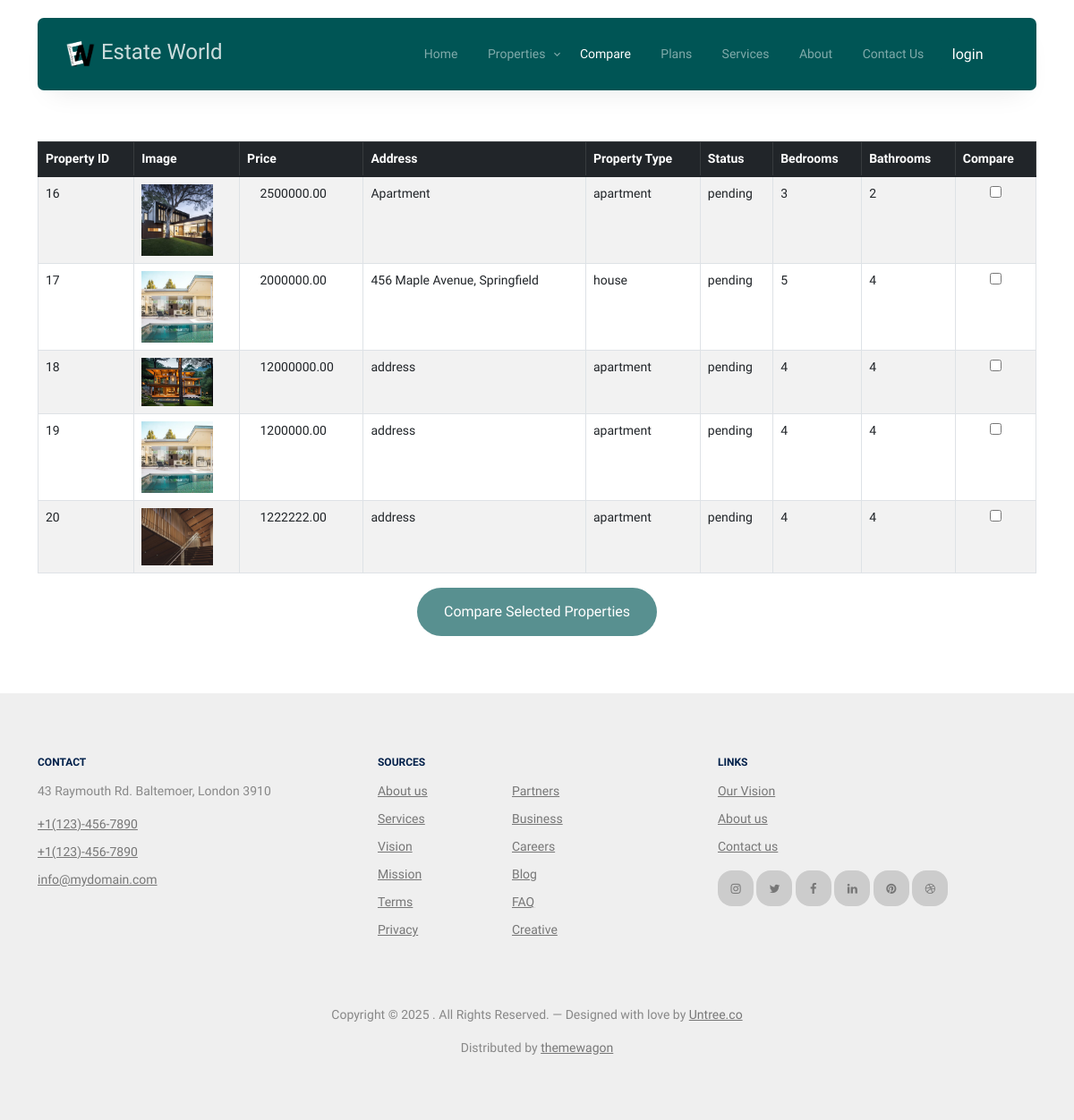
The page /user-panel/main-php/compare.php on the database as committed earlier.
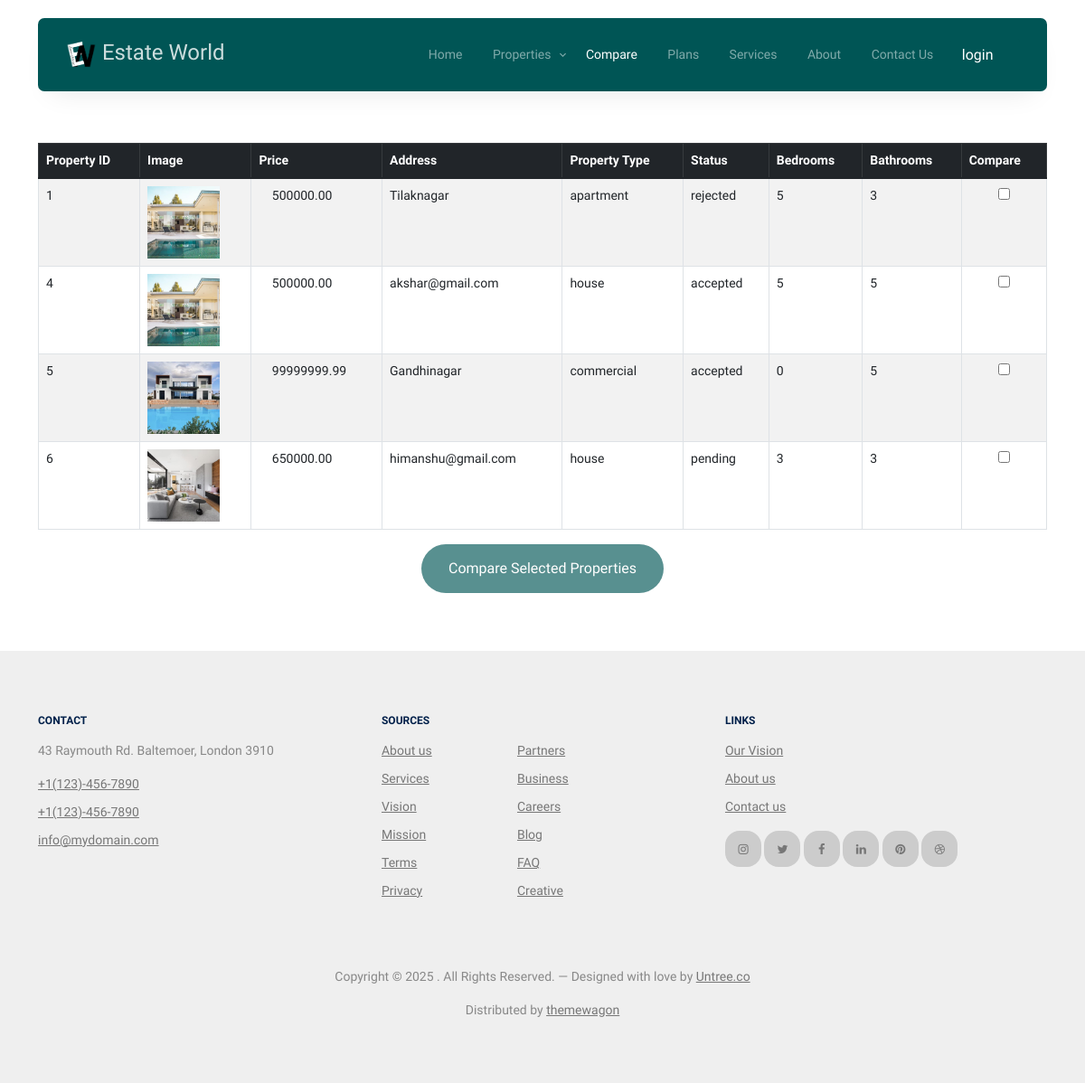
The same page on the database as committed later.
### tables this page shows
CREATE TABLE `tbl_property_listing` (
  `p_id` int(11) NOT NULL,
  `c_id` int(11) DEFAULT NULL,
  `listingFor` varchar(20) NOT NULL,
  `propertyType` varchar(20) NOT NULL,
  `address` varchar(255) NOT NULL,
  `size` int(11) NOT NULL,
  `bedrooms` int(11) NOT NULL,
  `bathrooms` int(11) NOT NULL,
  `yearBuilt` int(11) NOT NULL,
  `furnishing` varchar(20) NOT NULL,
  `availableFrom` date NOT NULL,
  `price` decimal(10,2) NOT NULL,
  `additionalCosts` varchar(255) DEFAULT NULL,
  `interiorFeatures` text DEFAULT NULL,
  `exteriorFeatures` text DEFAULT NULL,
  `specialFeatures` text DEFAULT NULL,
  `nearbyAmenities` text DEFAULT NULL,
  `accessibility` text DEFAULT NULL,
  `description` text NOT NULL,
  `contactName` varchar(255) NOT NULL,
  `contactNumber` varchar(20) NOT NULL,
  `contactEmail` varchar(255) NOT NULL,
  `req_status` varchar(20) DEFAULT 'pending',
  `createdAt` timestamp NOT NULL DEFAULT current_timestamp(),
  `updatedAt` timestamp NOT NULL DEFAULT current_timestamp() ON UPDATE current_timestamp()
);

CREATE TABLE `tbl_property_images` (
  `img_id` int(11) NOT NULL,
  `property_id` int(11) NOT NULL,
  `image_name` varchar(255) NOT NULL
);

### globalvar/globalvariable.php (called while the page is built, shortened)
<?php
$commonToPan = "../../common/";
$upanToUploads = "../../uploads/";
$propImagesToUpan = $upanToUploads . "property_images/";

### function/function.php (called while the page is built, shortened)
<?php
function fetchData($conn, $tableName, $columns = '*', $where = '', $values = [])
{
    $sql = "SELECT $columns FROM $tableName";
    if ($where != '') {
        $sql .= " WHERE $where";
    }
    $stmt = $conn->prepare($sql);
    if (!empty($values)) {
        $types = '';
        foreach ($values as $value) {
            if (is_int($value)) {
                $types .= 'i';
            } elseif (is_float($value)) {
                $types .= 'd';
            } elseif (is_string($value)) {
                $types .= 's';
            } else {
                $types .= 'b';
            }
        }
        $stmt->bind_param($types, ...$values);
    }
    if ($stmt->execute()) {
        $result = $stmt->get_result();
        $data = [];
        while ($row = $result->fetch_assoc()) {
            $data[] = $row;
        }
    } else {
        die("Execute failed: " . $stmt->error);
    }
    return $data;
}
?>

### user-panel/main-php/compare.php (the view, shortened to what this page needs)
<?php include '../../globalvar/globalvariable.php'; ?>
<?php include $connToPan . 'config.php'; ?>
<?php include $mphpToInc . 'header.php'; ?>
<?php include $funToPan . 'function.php'; ?>
<?php include $mphpToInc . 'navbar.php'; ?>
<div class="section" id="list">
    <div class="container">
        <?php
        $data = fetchData($conn, 'tbl_property_listing', '*');
        if (count($data) > 0) {
            ?>
            <div class="row mb-5 align-items-center">
                <div class="col-lg-6 text-center mx-auto">
                    <h2 class="font-weight-bold text-primary heading">All Properties</h2>
                </div>
            </div>
            <div class="row">
                <div class="col-12">
                    <form id="compareForm">
                        <table class="table table-bordered table-striped">
                            <thead class="table-dark">
                                <tr>
                                    <th>Property ID</th>
                                    <th>Image</th>
                                    <th>Price</th>
                                    <th>Address</th>
                                    <th>Property Type</th>
                                    <th>Status</th>
                                    <th>Bedrooms</th>
                                    <th>Bathrooms</th>
                                    <th>Compare</th>
                                </tr>
                            </thead>
                            <tbody>
                                <?php
                                foreach ($data as $row) {
                                    $p_id = $row['p_id'];
                                    $where2 = 'property_id = ?';
                                    $values2 = [$p_id];
                                    $data2 = fetchData($conn, 'tbl_property_images', '*', $where2, $values2);
                                    $propertyImage = "";
                                    foreach ($data2 as $row2) {
                                        $propertyImage = $propImagesToUpan . $row2['image_name'];
                                        break;
                                    }
                                    ?>
                                    <tr>
                                        <td><?php echo $p_id; ?></td>
                                        <td>
                                            <img src="<?php echo $propertyImage; ?>" alt="Property Image" width="80"
                                                class="img-fluid">
                                        </td>
                                        <td><i class="fa-solid fa-indian-rupee-sign"></i> <?php echo $row['price']; ?></td>
                                        <td><?php echo $row['address']; ?></td>
                                        <td><?php echo $row['propertyType']; ?></td>
                                        <td><?php echo $row['req_status']; ?></td>
                                        <td><?php echo $row['bedrooms']; ?></td>
                                        <td><?php echo $row['bathrooms']; ?></td>
                                        <td class="text-center">
                                            <input type="checkbox" class="compare-checkbox" value="<?php echo $p_id; ?>"
                                                onclick="limitSelection()">
                                        </td>
                                    </tr>
                                    <?php
                                }
                                ?>
                            </tbody>
                        </table>
                        <div class="text-center mt-3">
                            <button type="button" id="compareBtn" class="btn btn-primary" disabled>Compare Selected
                                Properties</button>
                        </div>
                    </form>
                </div>
            </div>
        <?php } ?>
    </div>
</div>
<?php include $mphpToInc . 'footer.php'; ?>
<?php include $mphpToInc . 'endlinks.php'; ?>

### user-panel/includes/header.php (shortened to what this page needs)
<!DOCTYPE html>
<html lang="en">
<head>
  <link rel="stylesheet" href="../fonts/icomoon/style.css" />
  <link rel="stylesheet" href="../fonts/flaticon/font/flaticon.css" />
  <link rel="stylesheet" href="../css/tiny-slider.css" />
  <link rel="stylesheet" href="../css/aos.css" />
  <link rel="stylesheet" href="../css/style.css" />
  <link rel="stylesheet" href="<?php echo $commonToPan; ?>style.css">
  <link rel="stylesheet" href="../css/myCss.css">
  <link rel="stylesheet" href="https://cdn.jsdelivr.net/npm/sweetalert2@11/dist/sweetalert2.min.css">
</head>
<body>

### user-panel/includes/navbar.php (shortened to what this page needs)
<?php
$current_file = basename($_SERVER['PHP_SELF']);
?>
<nav class="site-nav">
  <div class="container">
    <div class="menu-bg-wrap">
      <div class="site-navigation">
        <a href="index.php" class="logo m-0 float-start"><img src="../images/E2.png" alt="" height="35" width="35">
          Estate World</a>
        <ul class="js-clone-nav d-none d-lg-inline-block text-start site-menu float-end">
          <li class="<?php echo ($current_file == 'index.php') ? 'active' : ''; ?>"><a href="index.php">Home</a></li>
          <li class="has-children <?php echo ($current_file == 'properties.php') ? 'active' : ''; ?>">
          <li class="has-children <?php if ($current_file == 'properties.php') {
            echo "active";
          } elseif ($current_file == 'list_property.php') {
            echo "active";
          } elseif ($current_file == 'search_property.php') {
            echo "active";
          }
          ?>">
            <a href="properties.php">Properties</a>
          </li>
          <li class="<?php echo ($current_file == 'compare.php') ? 'active' : ''; ?>"><a href="compare.php">Compare</a>
          </li>
          <li class="<?php echo ($current_file == 'plans.php') ? 'active' : ''; ?>"><a href="plans.php#plans">Plans</a>
          </li>
          <li class="<?php echo ($current_file == 'services.php') ? 'active' : ''; ?>"><a
              href="services.php">Services</a></li>
          <li class="<?php echo ($current_file == 'about.php') ? 'active' : ''; ?>"><a href="about.php">About</a></li>
          <li class="<?php echo ($current_file == 'contact.php') ? 'active' : ''; ?>"><a href="contact.php">Contact
              Us</a></li>
          <li>
            <?php
            if (isset($_SESSION['email'])) {
              ?>
              <button type="button" class="myBtn myBtn-primary myBtn-spehov" data-bs-toggle="modal"
                data-bs-target="#logout">
                logout <i class="fa-solid fa-right-from-bracket text-white bg-outline-white ml-3"></i>
              </button>
              <?php
            } else {
              ?>
              <button type="button" class="myBtn myBtn-primary myBtn-spehov" data-bs-toggle="modal"
                data-bs-target="#login">
                login <i class="fa-solid fa-right-to-bracket text-white bg-outline-white ml-2"></i>
              </button>
            <?php } ?>
          </li>
        </ul>
      </div>
    </div>
  </div>
</nav>

### user-panel/includes/footer.php (shortened to what this page needs)
<div class="site-footer">
      <div class="container">
        <div class="row">
          <div class="col-lg-4">
            <div class="widget">
              <h3>Contact</h3>
              <address>43 Raymouth Rd. Baltemoer, London 3910</address>
              <ul class="list-unstyled links">
                <li><a href="tel://11234567890">+1(123)-456-7890</a></li>
                <li><a href="tel://11234567890">+1(123)-456-7890</a></li>
                <li>
                  <a href="mailto:info@mydomain.com">info@mydomain.com</a>
                </li>
              </ul>
            </div>
          </div>
          <div class="col-lg-4">
            <div class="widget">
              <h3>Sources</h3>
              <ul class="list-unstyled float-start links">
                <li><a href="#">About us</a></li>
                <li><a href="#">Services</a></li>
                <li><a href="#">Vision</a></li>
                <li><a href="#">Mission</a></li>
                <li><a href="#">Terms</a></li>
                <li><a href="#">Privacy</a></li>
              </ul>
              <ul class="list-unstyled float-start links">
                <li><a href="#">Partners</a></li>
                <li><a href="#">Business</a></li>
                <li><a href="#">Careers</a></li>
                <li><a href="#">Blog</a></li>
                <li><a href="#">FAQ</a></li>
                <li><a href="#">Creative</a></li>
              </ul>
            </div>
          </div>
          <div class="col-lg-4">
            <div class="widget">
              <h3>Links</h3>
              <ul class="list-unstyled links">
                <li><a href="#">Our Vision</a></li>
                <li><a href="#">About us</a></li>
                <li><a href="#">Contact us</a></li>
              </ul>
              <ul class="list-unstyled social">
                <li>
                  <a href="#"><span class="icon-instagram"></span></a>
                </li>
                <li>
                  <a href="#"><span class="icon-twitter"></span></a>
                </li>
                <li>
                  <a href="#"><span class="icon-facebook"></span></a>
                </li>
                <li>
                  <a href="#"><span class="icon-linkedin"></span></a>
                </li>
                <li>
                  <a href="#"><span class="icon-pinterest"></span></a>
                </li>
                <li>
                  <a href="#"><span class="icon-dribbble"></span></a>
                </li>
              </ul>
            </div>
          </div>
        </div>
        <div class="row mt-5">
          <div class="col-12 text-center">
            <p>
              Copyright &copy;
              . All Rights Reserved. &mdash; Designed with love by
              <a href="https://untree.co">Untree.co</a>
            </p>
            <div>
              Distributed by
              <a href="https://themewagon.com/" target="_blank">themewagon</a>
            </div>
          </div>
        </div>
      </div>
    </div>

### user-panel/includes/endlinks.php (shortened to what this page needs)
</body>
</html>

### common/style.css (style rules this page uses)
.d-none { display: none; }

### user-panel/css/myCss.css (style rules this page uses)
.myBtn { display: inline-block; font-weight: 400; color: #212529; text-align: center; vertical-align: middle; cursor: pointer; color: #fff; border: 1px solid transparent; padding: 0.375rem 0.75rem; font-size: 1rem; line-height: 1.5; border-radius: 0.25rem; transition: color 0.15s ease-in-out, background-color 0.15s ease-in-out, border-color 0.15s ease-in-out, box-shadow 0.15s ease-in-out; }
.myBtn-primary { color: #fff; background-color: #005555; border-color: #005555; }
.myBtn-spehov { transition: 0.4s ease-in-out; }

Rows that differ between the two databases and show on the page:
removed tbl_property_listing: p_id "16", tbl_property_images.image_name (picture), price "2500000.00", address "Apartment", propertyType "apartment", req_status "pending", bedrooms "3", bathrooms "2"
removed tbl_property_listing: p_id "17", tbl_property_images.image_name (picture), price "2000000.00", address "456 Maple Avenue, Springfield", propertyType "house", req_status "pending", bedrooms "5", bathrooms "4"
removed tbl_property_listing: p_id "18", tbl_property_images.image_name (picture), price "12000000.00", address "address", propertyType "apartment", req_status "pending", bedrooms "4", bathrooms "4"
removed tbl_property_listing: p_id "19", tbl_property_images.image_name (picture), price "1200000.00", address "address", propertyType "apartment", req_status "pending", bedrooms "4", bathrooms "4"
removed tbl_property_listing: p_id "20", tbl_property_images.image_name (picture), price "1222222.00", address "address", propertyType "apartment", req_status "pending", bedrooms "4", bathrooms "4"
added tbl_property_listing: p_id "1", tbl_property_images.image_name (picture), price "500000.00", address "Tilaknagar", propertyType "apartment", req_status "rejected", bedrooms "5", bathrooms "3"
added tbl_property_listing: p_id "4", tbl_property_images.image_name (picture), price "500000.00", address "akshar@gmail.com", propertyType "house", req_status "accepted", bedrooms "5", bathrooms "5"
added tbl_property_listing: p_id "5", tbl_property_images.image_name (picture), price "99999999.99", address "Gandhinagar", propertyType "commercial", req_status "accepted", bedrooms "0", bathrooms "5"
added tbl_property_listing: p_id "6", tbl_property_images.image_name (picture), price "650000.00", address "himanshu@gmail.com", propertyType "house", req_status "pending", bedrooms "3", bathrooms "3"
